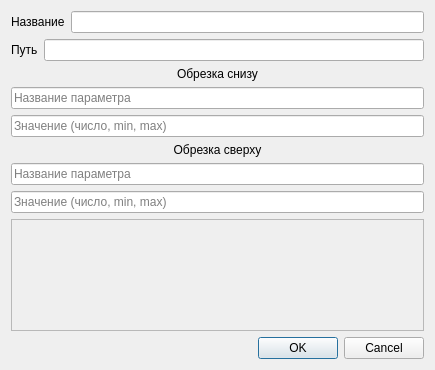
<?xml version="1.0" encoding="UTF-8"?>
<ui version="4.0">
 <class>Dialog_calculation_edit</class>
 <widget class="QDialog" name="Dialog_calculation_edit">
  <property name="geometry">
   <rect>
    <x>0</x>
    <y>0</y>
    <width>433</width>
    <height>370</height>
   </rect>
  </property>
  <property name="windowTitle">
   <string>Редактирование параметров расчётов</string>
  </property>
  <property name="windowIcon">
   <iconset>
    <normaloff>icon.ico</normaloff>icon.ico</iconset>
  </property>
  <layout class="QVBoxLayout" name="verticalLayout_3">
   <item>
    <layout class="QVBoxLayout" name="verticalLayout_2">
     <item>
      <layout class="QHBoxLayout" name="horizontalLayout">
       <item>
        <widget class="QLabel" name="label">
         <property name="sizePolicy">
          <sizepolicy hsizetype="Minimum" vsizetype="Preferred">
           <horstretch>0</horstretch>
           <verstretch>0</verstretch>
          </sizepolicy>
         </property>
         <property name="text">
          <string>Название</string>
         </property>
        </widget>
       </item>
       <item>
        <widget class="QLineEdit" name="line_calculation_name">
         <property name="sizePolicy">
          <sizepolicy hsizetype="Expanding" vsizetype="Fixed">
           <horstretch>0</horstretch>
           <verstretch>0</verstretch>
          </sizepolicy>
         </property>
         <property name="readOnly">
          <bool>true</bool>
         </property>
         <property name="placeholderText">
          <string/>
         </property>
        </widget>
       </item>
      </layout>
     </item>
     <item>
      <layout class="QHBoxLayout" name="horizontalLayout_2">
       <item>
        <widget class="QLabel" name="label_2">
         <property name="sizePolicy">
          <sizepolicy hsizetype="Minimum" vsizetype="Preferred">
           <horstretch>0</horstretch>
           <verstretch>0</verstretch>
          </sizepolicy>
         </property>
         <property name="minimumSize">
          <size>
           <width>0</width>
           <height>0</height>
          </size>
         </property>
         <property name="text">
          <string>Путь</string>
         </property>
        </widget>
       </item>
       <item>
        <widget class="QLineEdit" name="line_calculation_path">
         <property name="sizePolicy">
          <sizepolicy hsizetype="Expanding" vsizetype="Fixed">
           <horstretch>0</horstretch>
           <verstretch>0</verstretch>
          </sizepolicy>
         </property>
         <property name="minimumSize">
          <size>
           <width>380</width>
           <height>0</height>
          </size>
         </property>
         <property name="readOnly">
          <bool>true</bool>
         </property>
         <property name="placeholderText">
          <string/>
         </property>
        </widget>
       </item>
      </layout>
     </item>
     <item>
      <layout class="QVBoxLayout" name="verticalLayout_32">
       <item>
        <widget class="QLabel" name="label_17">
         <property name="text">
          <string>Обрезка снизу</string>
         </property>
         <property name="alignment">
          <set>Qt::AlignCenter</set>
         </property>
        </widget>
       </item>
       <item>
        <widget class="QLineEdit" name="line_cut_down_calculation_name">
         <property name="sizePolicy">
          <sizepolicy hsizetype="Preferred" vsizetype="Fixed">
           <horstretch>0</horstretch>
           <verstretch>0</verstretch>
          </sizepolicy>
         </property>
         <property name="text">
          <string/>
         </property>
         <property name="placeholderText">
          <string>Название параметра</string>
         </property>
        </widget>
       </item>
       <item>
        <widget class="QLineEdit" name="line_cut_down_calculation_value">
         <property name="sizePolicy">
          <sizepolicy hsizetype="Preferred" vsizetype="Fixed">
           <horstretch>0</horstretch>
           <verstretch>0</verstretch>
          </sizepolicy>
         </property>
         <property name="text">
          <string/>
         </property>
         <property name="placeholderText">
          <string>Значение (число, min, max)</string>
         </property>
        </widget>
       </item>
      </layout>
     </item>
     <item>
      <layout class="QVBoxLayout" name="verticalLayout">
       <item>
        <widget class="QLabel" name="label_18">
         <property name="text">
          <string>Обрезка сверху</string>
         </property>
         <property name="alignment">
          <set>Qt::AlignCenter</set>
         </property>
        </widget>
       </item>
       <item>
        <widget class="QLineEdit" name="line_cut_up_calculation_name">
         <property name="sizePolicy">
          <sizepolicy hsizetype="Preferred" vsizetype="Fixed">
           <horstretch>0</horstretch>
           <verstretch>0</verstretch>
          </sizepolicy>
         </property>
         <property name="text">
          <string/>
         </property>
         <property name="placeholderText">
          <string>Название параметра</string>
         </property>
        </widget>
       </item>
       <item>
        <widget class="QLineEdit" name="line_cut_up_calculation_value">
         <property name="sizePolicy">
          <sizepolicy hsizetype="Preferred" vsizetype="Fixed">
           <horstretch>0</horstretch>
           <verstretch>0</verstretch>
          </sizepolicy>
         </property>
         <property name="text">
          <string/>
         </property>
         <property name="placeholderText">
          <string>Значение (число, min, max)</string>
         </property>
        </widget>
       </item>
      </layout>
     </item>
    </layout>
   </item>
   <item>
    <widget class="QFrame" name="frame">
     <property name="sizePolicy">
      <sizepolicy hsizetype="Preferred" vsizetype="Expanding">
       <horstretch>0</horstretch>
       <verstretch>0</verstretch>
      </sizepolicy>
     </property>
     <property name="frameShape">
      <enum>QFrame::StyledPanel</enum>
     </property>
     <property name="frameShadow">
      <enum>QFrame::Raised</enum>
     </property>
    </widget>
   </item>
   <item>
    <widget class="QDialogButtonBox" name="buttonBox">
     <property name="orientation">
      <enum>Qt::Horizontal</enum>
     </property>
     <property name="standardButtons">
      <set>QDialogButtonBox::Cancel|QDialogButtonBox::Ok</set>
     </property>
    </widget>
   </item>
  </layout>
 </widget>
 <resources/>
 <connections>
  <connection>
   <sender>buttonBox</sender>
   <signal>accepted()</signal>
   <receiver>Dialog_calculation_edit</receiver>
   <slot>accept()</slot>
   <hints>
    <hint type="sourcelabel">
     <x>248</x>
     <y>254</y>
    </hint>
    <hint type="destinationlabel">
     <x>157</x>
     <y>274</y>
    </hint>
   </hints>
  </connection>
  <connection>
   <sender>buttonBox</sender>
   <signal>rejected()</signal>
   <receiver>Dialog_calculation_edit</receiver>
   <slot>reject()</slot>
   <hints>
    <hint type="sourcelabel">
     <x>316</x>
     <y>260</y>
    </hint>
    <hint type="destinationlabel">
     <x>286</x>
     <y>274</y>
    </hint>
   </hints>
  </connection>
 </connections>
</ui>
